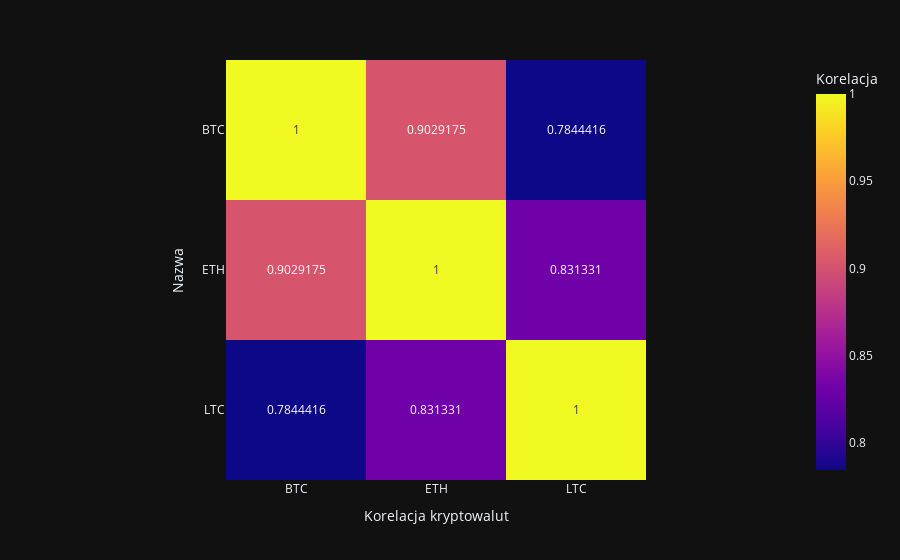

Notebook code cell kept with this figure:
### Code cell
import scipy
import seaborn as sns
#Sprawdzimy czy inne kryptowaluty(pokażemy dlaczego analizowalismy tylko BTC w pierwszym wykresie)
#BTC VS ETHEREUM VS Litecoin
columnListcrypto=["Symbol","Date","High"]
bitCoinPrice= pd.read_csv('coin_BitCoin.csv',usecols=columnListcrypto)
bitCoinPrice['Date']=pd.to_datetime(bitCoinPrice['Date'])
#eth
columnListBTC=["Symbol","Date","High"]
ETHPrice= pd.read_csv('coin_Ethereum.csv',usecols=columnListcrypto)
ETHPrice['Date']=pd.to_datetime(ETHPrice['Date'])
#litecoin
columnListcrypto=["Symbol","Date","High"]
liteCoinPrice= pd.read_csv('coin_Litecoin.csv',usecols=columnListcrypto)
liteCoinPrice['Date']=pd.to_datetime(liteCoinPrice['Date'])
merged_data=pd.merge(pd.merge(bitCoinPrice,ETHPrice,on='Date',how='inner'),liteCoinPrice,on='Date',how='inner')
merged_data.corr(method='kendall')
fig = px.imshow(merged_data.corr(method='pearson'),  labels=dict(x="Korelacja kryptowalut", y="Nazwa", color="Korelacja"),
                x=['BTC', 'ETH', 'LTC'],
                y=['BTC', 'ETH', 'LTC'], text_auto=True)
fig.show()

### Figure 1 — Plotly figure (JSON) as saved in the notebook; plotly's stock layout.template omitted (floating-point values rounded to 4 significant figures)
{"data": [{"coloraxis": "coloraxis", "name": "0", "texttemplate": "%{z}", "x": ["BTC", "ETH", "LTC"], "y": ["BTC", "ETH", "LTC"], "z": [[1.0, 0.9029, 0.7844], [0.9029, 1.0, 0.8313], [0.7844, 0.8313, 1.0]], "type": "heatmap", "xaxis": "x", "yaxis": "y", "hovertemplate": "Korelacja kryptowalut: %{x}<br>Nazwa: %{y}<br>Korelacja: %{z}<extra></extra>"}], "layout": {"xaxis": {"anchor": "y", "domain": [0.0, 1.0], "scaleanchor": "y", "constrain": "domain", "title": {"text": "Korelacja kryptowalut"}}, "yaxis": {"anchor": "x", "domain": [0.0, 1.0], "autorange": "reversed", "constrain": "domain", "title": {"text": "Nazwa"}}, "coloraxis": {"colorbar": {"title": {"text": "Korelacja"}}, "colorscale": [[0.0, "#0d0887"], [0.1111, "#46039f"], [0.2222, "#7201a8"], [0.3333, "#9c179e"], [0.4444, "#bd3786"], [0.5556, "#d8576b"], [0.6667, "#ed7953"], [0.7778, "#fb9f3a"], [0.8889, "#fdca26"], [1.0, "#f0f921"]]}, "margin": {"t": 60}}}
